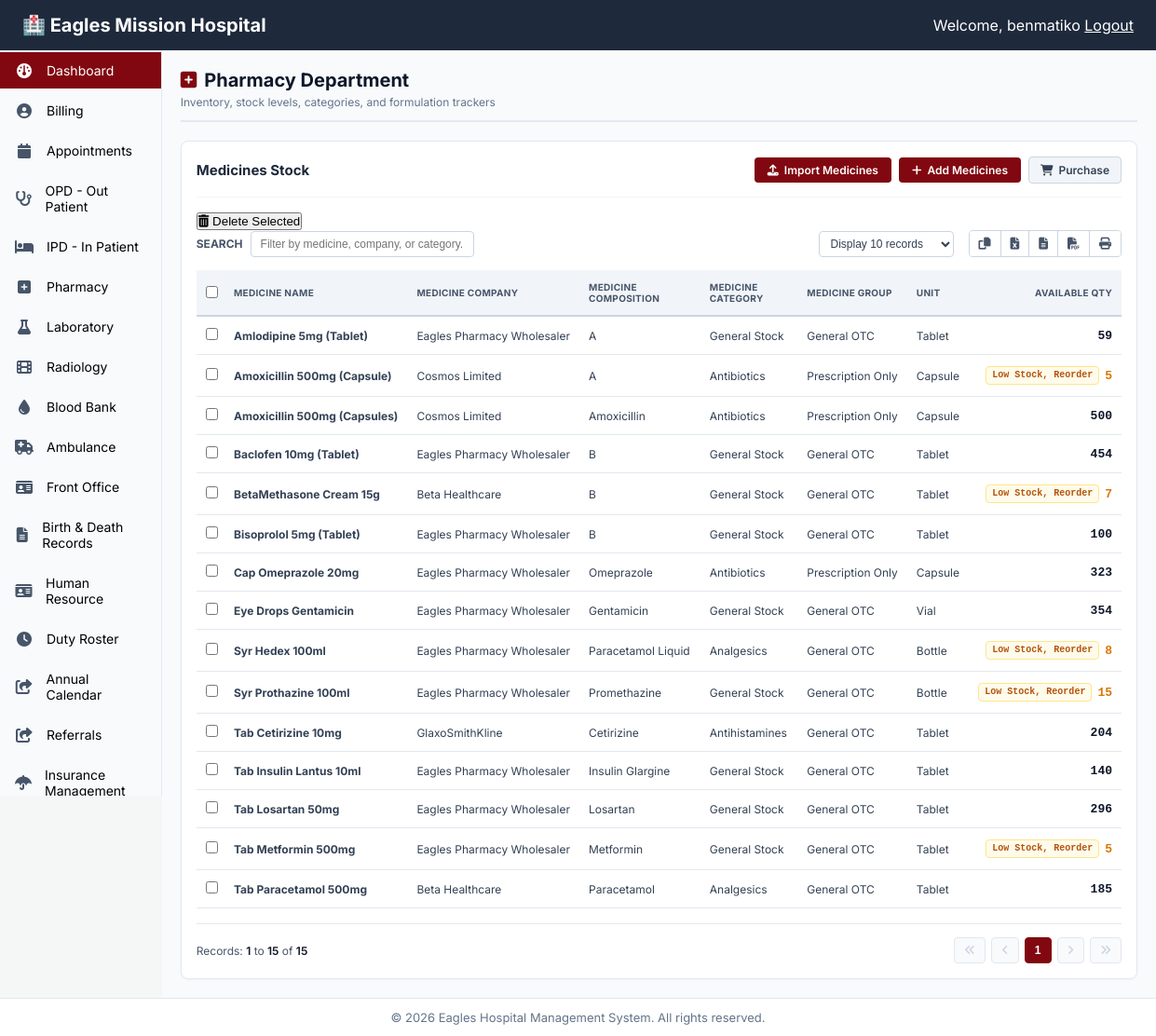
Screenshot of /pharmacy/medicines/ (signed in) with the database file from the repository.
### pharmacy/models.py (models this page shows, shortened)
class Stock(models.Model):
    item_name = models.CharField(max_length=200, unique=True, db_index=True) # e.g., "Amoxicillin 500mg"
    generic_name = models.CharField(max_length=200, blank=True, null=True)
    batch_number = models.CharField(max_length=100, blank=True, null=True)
    quantity_in_stock = models.PositiveIntegerField(default=0)
    reorder_level = models.PositiveIntegerField(default=10, help_text="Alert threshold to restock item")
    buying_price = models.DecimalField(max_digits=10, decimal_places=2, help_text="Cost price per unit")
    selling_price = models.DecimalField(max_digits=10, decimal_places=2, help_text="Retail billing charge per unit")
    expiry_date = models.DateField(db_index=True)
    created_at = models.DateTimeField(auto_now_add=True)
    updated_at = models.DateTimeField(auto_now=True)
    @property
    def needs_restock(self):
        return self.quantity_in_stock <= self.reorder_level
    @property
    def is_out_of_stock(self):
        return self.quantity_in_stock <= 0
    @property
    def company_name(self):
        name_lower = self.item_name.lower()
        if "beta" in name_lower or "paracetamol" in name_lower:
            return "Beta Healthcare"
        elif "cosmos" in name_lower or "amoxicillin" in name_lower:
            return "Cosmos Limited"
        elif "gsk" in name_lower or "cetirizine" in name_lower or "glaxo" in name_lower:
            return "GlaxoSmithKline"
        return "Eagles Pharmacy Wholesaler"
    @property
    def category(self):
        name_lower = self.item_name.lower()
        if "amox" in name_lower or "cap" in name_lower:
            return "Antibiotics"
        elif "para" in name_lower or "hedex" in name_lower:
            return "Analgesics"
        elif "cetirizine" in name_lower:
            return "Antihistamines"
        return "General Stock"
    @property
    def group(self):
        if self.category == "Antibiotics":
            return "Prescription Only"
        return "General OTC"
    @property
    def unit_type(self):
        name_lower = self.item_name.lower()
        if "syr" in name_lower or "susp" in name_lower or "liquid" in name_lower:
            return "Bottle"
        elif "cap" in name_lower:
            return "Capsule"
        elif "drops" in name_lower:
            return "Vial"
        return "Tablet"

### pharmacy/views.py (the view)
# urls.py: path('medicines/', views.pharmacy_medicines_view, name='pharmacymedicines'),
@login_required
def pharmacy_medicines_view(request):
    medicines = Stock.objects.all().order_by('item_name')
    return render(request, 'pharmacy/pharmacymedicines.html', {'medicines': medicines})

### pharmacy/templates/pharmacy/pharmacymedicines.html (shortened to what this page needs)
{% extends "base.html" %}
{% block content %}
<div class="pharmacy-container-layout">
  <div class="pharmacy-panel-header">
    <div class="panel-title-group">
      <h1><i class="fa fa-plus-square"></i> Pharmacy Department</h1>
      <p class="panel-subtitle">Inventory, stock levels, categories, and formulation trackers</p>
    </div>
  </div>
  <div class="pharmacy-billing-section">
    <div class="ledger-action-row">
      <h2>Medicines Stock</h2>
      <div class="ledger-btn-group">
        <a href="{% url 'pharmacy:importmedicines' %}" class="btn-hms-primary">
          <i class="fa fa-upload"></i> Import Medicines
        </a>
        <a href="{% url 'pharmacy:addmedicine' %}" class="btn-hms-primary">
          <i class="fa fa-plus"></i> Add Medicines
        </a>
        <a href="{% url 'pharmacy:purchasemedicines' %}" class="btn-hms-secondary">
          <i class="fa fa-shopping-cart"></i> Purchase
        </a>
      </div>
    </div>
    <div class="bulk-actions-toolbar">
      <button type="button" id="deleteSelectedBtn" class="btn-hms-danger" title="Permanently drop selected ledger data rows">
        <i class="fa fa-trash-o"></i> Delete Selected
      </button>
    </div>
    <div class="ledger-utility-row">
      <div class="search-wrapper-block">
        <label for="ledgerSearch">Search</label>
        <input type="text" id="ledgerSearch" class="search-input-field" placeholder="Filter by medicine, company, or category...">
      </div>
      <div class="export-pagination-group">
        <select class="entries-dropdown-select" aria-label="Records display pagination configuration">
          <option value="10">Display 10 records</option>
        </select>
        <div class="export-icon-buttons-container">
          <button type="button" class="btn-export-icon" title="Copy Table Data"><i class="fa fa-copy"></i></button>
          <button type="button" class="btn-export-icon" title="Export to Excel"><i class="fa fa-file-excel-o"></i></button>
          <button type="button" class="btn-export-icon" title="Export to CSV"><i class="fa fa-file-text-o"></i></button>
          <button type="button" class="btn-export-icon" title="Export to PDF"><i class="fa fa-file-pdf-o"></i></button>
          <button type="button" class="btn-export-icon" title="Print Table"><i class="fa fa-print"></i></button>
        </div>
      </div>
    </div>
    <div class="table-fixed-container">
      <table class="hms-table hms-billing-log-table">
        <thead>
          <tr>
            <th><input type="checkbox" id="selectAllLedgers"></th>
            <th>Medicine Name</th>
            <th>Medicine Company</th>
            <th>Medicine Composition</th>
            <th>Medicine Category</th>
            <th>Medicine Group</th>
            <th>Unit</th>
            <th class="text-right">Available Qty</th>
          </tr>
        </thead>
        <tbody>
          {% for medicine in medicines %}
          <tr>
            <td class="checkbox-fit-cell"><input type="checkbox" class="ledger-checkbox" value="MED-{{ medicine.id }}"></td>
            <td><strong>{{ medicine.item_name }}</strong></td>
            <td>{{ medicine.company_name }}</td>
            <td>{{ medicine.generic_name|default:"—" }}</td>
            <td>{{ medicine.category }}</td>
            <td>{{ medicine.group }}</td>
            <td>{{ medicine.unit_type }}</td>
            <td class="text-right qty-bold balance-cell">
              <div class="stock-level-display">
                {% if medicine.is_out_of_stock %}
                  <span class="badge-status-alert status-reorder-critical">Out of Stock, Reorder</span>
                  <span class="qty-count-zero">0</span>
                {% elif medicine.needs_restock %}
                  <span class="badge-status-alert status-reorder">Low Stock, Reorder</span>
                  <span class="qty-count-warning">{{ medicine.quantity_in_stock }}</span>
                {% else %}
                  <span class="qty-count-optimal">{{ medicine.quantity_in_stock }}</span>
                {% endif %}
              </div>
            </td>
          </tr>
          {% empty %}
          <tr>
            <td colspan="8" class="empty-table-placeholder">
              No medicine inventory stock logs located in the database room sheets.
            </td>
          </tr>
          {% endfor %}
        </tbody>
      </table>
    </div>
    <div class="ledger-pagination-row">
      <div class="pagination-counter-info">
        Records: <strong>1</strong> to <strong>{{ medicines.count }}</strong> of <strong>{{ medicines.count }}</strong>
      </div>
      <div class="pagination-nav-controls">
        <button type="button" class="btn-page-nav" title="First Page" disabled><i class="fa fa-angle-double-left"></i></button>
        <button type="button" class="btn-page-nav" title="Previous Page" disabled><i class="fa fa-angle-left"></i></button>
        <div class="page-numeric-links">
          <button type="button" class="btn-page-num active-page">1</button>
        </div>
        <button type="button" class="btn-page-nav" title="Next Page" disabled><i class="fa fa-angle-right"></i></button>
        <button type="button" class="btn-page-nav" title="Last Page" disabled><i class="fa fa-angle-double-right"></i></button>
      </div>
    </div>
  </div>
</div>
{% endblock %}

### templates/base.html (shortened to what this page needs)
{% load static %}
<!DOCTYPE html>
<html lang="en">
<head>
    <link rel="stylesheet" href="https://cdnjs.cloudflare.com/ajax/libs/font-awesome/4.7.0/css/font-awesome.min.css">
    <link rel="stylesheet" href="https://cdnjs.cloudflare.com/ajax/libs/font-awesome/6.4.0/css/all.min.css">
    <link rel="stylesheet" href="{% static 'css/styles.css' %}">
</head>
<body>
    <div class="grid">
        <div class="header">
            <div class="logo">
                <a href="" style="color: white; text-decoration: none; font-size: 20px; font-weight: bold;">🏥 Eagles Mission Hospital</a>
            </div>
            {% if request.user.is_authenticated %}
                <div class="user-info">
                    <span>Welcome, {{ request.user.first_name|default:request.user.username }}</span>
                    <a href="{% url 'accounts:logout' %}" style="color: white;">Logout</a>
                </div>
            {% endif %}
        </div>
        {% include "sidebar.html" %}
        <main class="content">
            {% block content %}
            {% endblock %}
        </main>
        <div class="footer">
            &copy; {% now "Y" %} Eagles Hospital Management System. All rights reserved.
        </div>
    </div>
</body>
</html>

### rows the page displays
Stock: item_name "Amlodipine 5mg (Tablet)", company_name "Eagles Pharmacy Wholesaler", generic_name "A", category "General Stock", group "General OTC", unit_type "Tablet", quantity_in_stock "59"
Stock: item_name "Amoxicillin 500mg (Capsule)", company_name "Cosmos Limited", generic_name "A", category "Antibiotics", group "Prescription Only", unit_type "Capsule", quantity_in_stock "5"
Stock: item_name "Amoxicillin 500mg (Capsules)", company_name "Cosmos Limited", generic_name "Amoxicillin", category "Antibiotics", group "Prescription Only", unit_type "Capsule", quantity_in_stock "500"
Stock: item_name "Baclofen 10mg (Tablet)", company_name "Eagles Pharmacy Wholesaler", generic_name "B", category "General Stock", group "General OTC", unit_type "Tablet", quantity_in_stock "454"
Stock: item_name "BetaMethasone Cream 15g", company_name "Beta Healthcare", generic_name "B", category "General Stock", group "General OTC", unit_type "Tablet", quantity_in_stock "7"
Stock: item_name "Bisoprolol 5mg (Tablet)", company_name "Eagles Pharmacy Wholesaler", generic_name "B", category "General Stock", group "General OTC", unit_type "Tablet", quantity_in_stock "100"
Stock: item_name "Cap Omeprazole 20mg", company_name "Eagles Pharmacy Wholesaler", generic_name "Omeprazole", category "Antibiotics", group "Prescription Only", unit_type "Capsule", quantity_in_stock "323"
Stock: item_name "Eye Drops Gentamicin", company_name "Eagles Pharmacy Wholesaler", generic_name "Gentamicin", category "General Stock", group "General OTC", unit_type "Vial", quantity_in_stock "354"
Stock: item_name "Syr Hedex 100ml", company_name "Eagles Pharmacy Wholesaler", generic_name "Paracetamol Liquid", category "Analgesics", group "General OTC", unit_type "Bottle", quantity_in_stock "8"
Stock: item_name "Syr Prothazine 100ml", company_name "Eagles Pharmacy Wholesaler", generic_name "Promethazine", category "General Stock", group "General OTC", unit_type "Bottle", quantity_in_stock "15"
Stock: item_name "Tab Cetirizine 10mg", company_name "GlaxoSmithKline", generic_name "Cetirizine", category "Antihistamines", group "General OTC", unit_type "Tablet", quantity_in_stock "204"
Stock: item_name "Tab Insulin Lantus 10ml", company_name "Eagles Pharmacy Wholesaler", generic_name "Insulin Glargine", category "General Stock", group "General OTC", unit_type "Tablet", quantity_in_stock "140"
Stock: item_name "Tab Losartan 50mg", company_name "Eagles Pharmacy Wholesaler", generic_name "Losartan", category "General Stock", group "General OTC", unit_type "Tablet", quantity_in_stock "296"
Stock: item_name "Tab Metformin 500mg", company_name "Eagles Pharmacy Wholesaler", generic_name "Metformin", category "General Stock", group "General OTC", unit_type "Tablet", quantity_in_stock "5"
Stock: item_name "Tab Paracetamol 500mg", company_name "Beta Healthcare", generic_name "Paracetamol", category "Analgesics", group "General OTC", unit_type "Tablet", quantity_in_stock "185"

### other values shown
{{ request.user.first_name|default:request.user.username }} "benmatiko"
{{ medicines.count }} "15"
